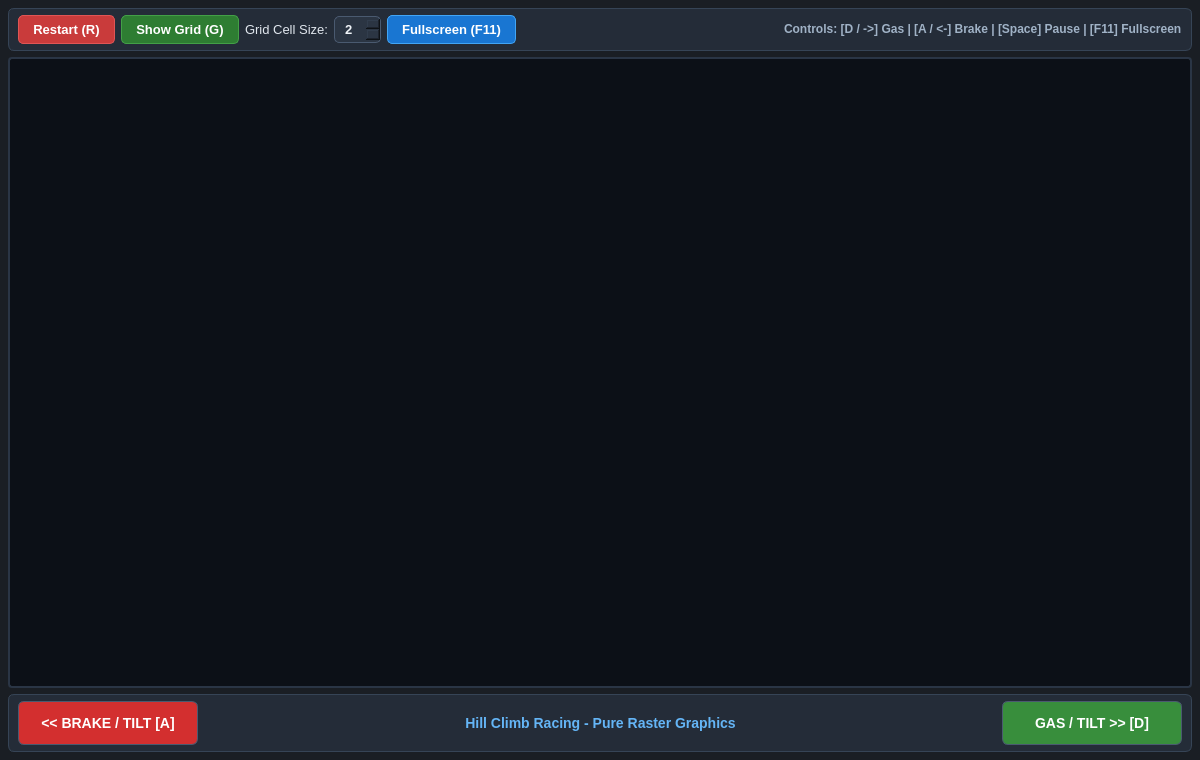
<?xml version="1.0" encoding="UTF-8"?>
<ui version="4.0">
 <class>MainWindow</class>
 <widget class="QMainWindow" name="MainWindow">
  <property name="geometry">
   <rect>
    <x>0</x>
    <y>0</y>
    <width>1200</width>
    <height>760</height>
   </rect>
  </property>
  <property name="windowTitle">
   <string>Hill Climb Racing - Pure Raster Graphics</string>
  </property>
  <property name="styleSheet">
   <string notr="true">QMainWindow {
    background-color: #1a1e24;
}
QWidget#centralwidget {
    background-color: #1a1e24;
}
QPushButton {
    background-color: #2b3543;
    color: #f0f4f8;
    border: 1px solid #4a5a70;
    border-radius: 5px;
    padding: 6px 14px;
    font-weight: 600;
    font-size: 13px;
}
QPushButton:hover {
    background-color: #3b495c;
    border-color: #607d9b;
}
QPushButton:pressed {
    background-color: #202833;
}
QSpinBox {
    background-color: #2b3543;
    color: #f0f4f8;
    border: 1px solid #4a5a70;
    border-radius: 5px;
    padding: 4px 8px;
    font-size: 13px;
    font-weight: 600;
}
QLabel {
    color: #e0e6ed;
    font-size: 13px;
}</string>
  </property>
  <widget class="QWidget" name="centralwidget">
   <layout class="QVBoxLayout" name="mainVerticalLayout">
    <property name="spacing">
     <number>6</number>
    </property>
    <property name="leftMargin">
     <number>8</number>
    </property>
    <property name="topMargin">
     <number>8</number>
    </property>
    <property name="rightMargin">
     <number>8</number>
    </property>
    <property name="bottomMargin">
     <number>8</number>
    </property>
    <item>
     <widget class="QFrame" name="topPanel">
      <property name="frameShape">
       <enum>QFrame::Shape::StyledPanel</enum>
      </property>
      <property name="styleSheet">
       <string notr="true">QFrame#topPanel {
    background-color: #242c38;
    border-radius: 6px;
    border: 1px solid #364456;
}</string>
      </property>
      <layout class="QHBoxLayout" name="topHorizontalLayout">
       <property name="topMargin">
        <number>6</number>
       </property>
       <property name="bottomMargin">
        <number>6</number>
       </property>
       <item>
        <widget class="QPushButton" name="restartBtn">
         <property name="cursor">
          <cursorShape>PointingHandCursor</cursorShape>
         </property>
         <property name="styleSheet">
          <string notr="true">background-color: #c93b3b; color: white; border: 1px solid #e05555;</string>
         </property>
         <property name="text">
          <string>Restart (R)</string>
         </property>
        </widget>
       </item>
       <item>
        <widget class="QPushButton" name="gridBtn">
         <property name="cursor">
          <cursorShape>PointingHandCursor</cursorShape>
         </property>
         <property name="styleSheet">
          <string notr="true">background-color: #2e7d32; color: white; border: 1px solid #43a047;</string>
         </property>
         <property name="text">
          <string>Show Grid (G)</string>
         </property>
        </widget>
       </item>
       <item>
        <widget class="QLabel" name="zoomLabel">
         <property name="text">
          <string>Grid Cell Size:</string>
         </property>
        </widget>
       </item>
       <item>
        <widget class="QSpinBox" name="zoomSet">
         <property name="minimum">
          <number>1</number>
         </property>
         <property name="maximum">
          <number>8</number>
         </property>
         <property name="value">
          <number>2</number>
         </property>
        </widget>
       </item>
       <item>
        <widget class="QPushButton" name="fullscreenBtn">
         <property name="cursor">
          <cursorShape>PointingHandCursor</cursorShape>
         </property>
         <property name="styleSheet">
          <string notr="true">background-color: #1976d2; color: white; border: 1px solid #42a5f5;</string>
         </property>
         <property name="text">
          <string>Fullscreen (F11)</string>
         </property>
        </widget>
       </item>
       <item>
        <spacer name="horizontalSpacer">
         <property name="orientation">
          <enum>Qt::Orientation::Horizontal</enum>
         </property>
         <property name="sizeHint" stdset="0">
          <size>
           <width>40</width>
           <height>20</height>
          </size>
         </property>
        </spacer>
       </item>
       <item>
        <widget class="QLabel" name="controlsHintLabel">
         <property name="styleSheet">
          <string notr="true">color: #a0b2c6; font-size: 12px; font-weight: bold;</string>
         </property>
         <property name="text">
          <string>Controls: [D / -&gt;] Gas  |  [A / &lt;-] Brake  |  [Space] Pause  |  [F11] Fullscreen</string>
         </property>
        </widget>
       </item>
      </layout>
     </widget>
    </item>
    <item>
     <widget class="QLabel" name="canvas">
      <property name="sizePolicy">
       <sizepolicy hsizetype="Expanding" vsizetype="Expanding">
        <horstretch>0</horstretch>
        <verstretch>0</verstretch>
       </sizepolicy>
      </property>
      <property name="minimumSize">
       <size>
        <width>640</width>
        <height>360</height>
       </size>
      </property>
      <property name="styleSheet">
       <string notr="true">background-color: #0c1017; border: 2px solid #2a3545; border-radius: 4px;</string>
      </property>
      <property name="alignment">
       <set>Qt::AlignmentFlag::AlignCenter</set>
      </property>
      <property name="text">
       <string/>
      </property>
     </widget>
    </item>
    <item>
     <widget class="QFrame" name="bottomPanel">
      <property name="frameShape">
       <enum>QFrame::Shape::StyledPanel</enum>
      </property>
      <property name="styleSheet">
       <string notr="true">QFrame#bottomPanel {
    background-color: #242c38;
    border-radius: 6px;
    border: 1px solid #364456;
}</string>
      </property>
      <layout class="QHBoxLayout" name="bottomHorizontalLayout">
       <property name="topMargin">
        <number>6</number>
       </property>
       <property name="bottomMargin">
        <number>6</number>
       </property>
       <item>
        <widget class="QPushButton" name="brakeBtn">
         <property name="minimumSize">
          <size>
           <width>180</width>
           <height>44</height>
          </size>
         </property>
         <property name="cursor">
          <cursorShape>PointingHandCursor</cursorShape>
         </property>
         <property name="styleSheet">
          <string notr="true">background-color: #d32f2f; color: white; font-size: 14px; font-weight: bold; border-radius: 6px;</string>
         </property>
         <property name="text">
          <string>&lt;&lt; BRAKE / TILT [A]</string>
         </property>
        </widget>
       </item>
       <item>
        <spacer name="bottomSpacer">
         <property name="orientation">
          <enum>Qt::Orientation::Horizontal</enum>
         </property>
         <property name="sizeHint" stdset="0">
          <size>
           <width>40</width>
           <height>20</height>
          </size>
         </property>
        </spacer>
       </item>
       <item>
        <widget class="QLabel" name="gameStatusLabel">
         <property name="styleSheet">
          <string notr="true">color: #64b5f6; font-size: 14px; font-weight: bold;</string>
         </property>
         <property name="text">
          <string>Hill Climb Racing - Pure Raster Graphics</string>
         </property>
         <property name="alignment">
          <set>Qt::AlignmentFlag::AlignCenter</set>
         </property>
        </widget>
       </item>
       <item>
        <spacer name="bottomSpacer2">
         <property name="orientation">
          <enum>Qt::Orientation::Horizontal</enum>
         </property>
         <property name="sizeHint" stdset="0">
          <size>
           <width>40</width>
           <height>20</height>
          </size>
         </property>
        </spacer>
       </item>
       <item>
        <widget class="QPushButton" name="gasBtn">
         <property name="minimumSize">
          <size>
           <width>180</width>
           <height>44</height>
          </size>
         </property>
         <property name="cursor">
          <cursorShape>PointingHandCursor</cursorShape>
         </property>
         <property name="styleSheet">
          <string notr="true">background-color: #388e3c; color: white; font-size: 14px; font-weight: bold; border-radius: 6px;</string>
         </property>
         <property name="text">
          <string>GAS / TILT &gt;&gt; [D]</string>
         </property>
        </widget>
       </item>
      </layout>
     </widget>
    </item>
   </layout>
  </widget>
 </widget>
 <resources/>
 <connections/>
</ui>
